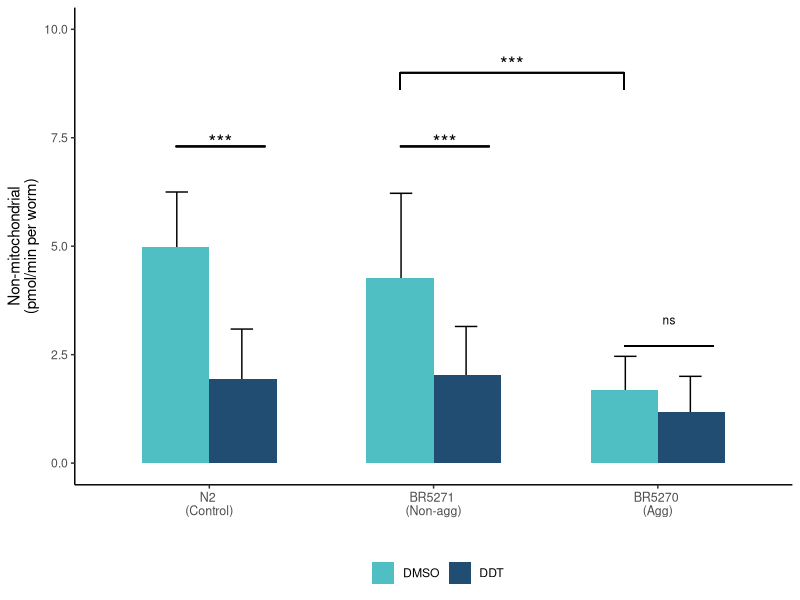
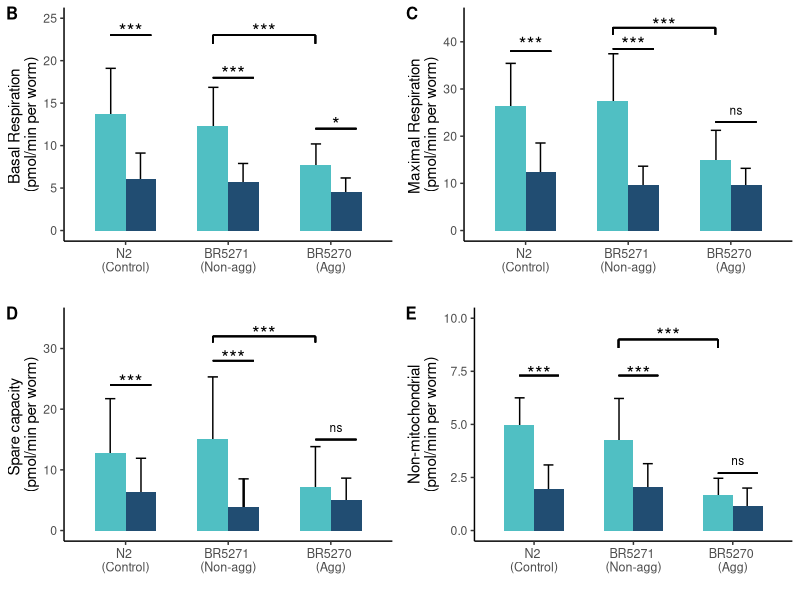
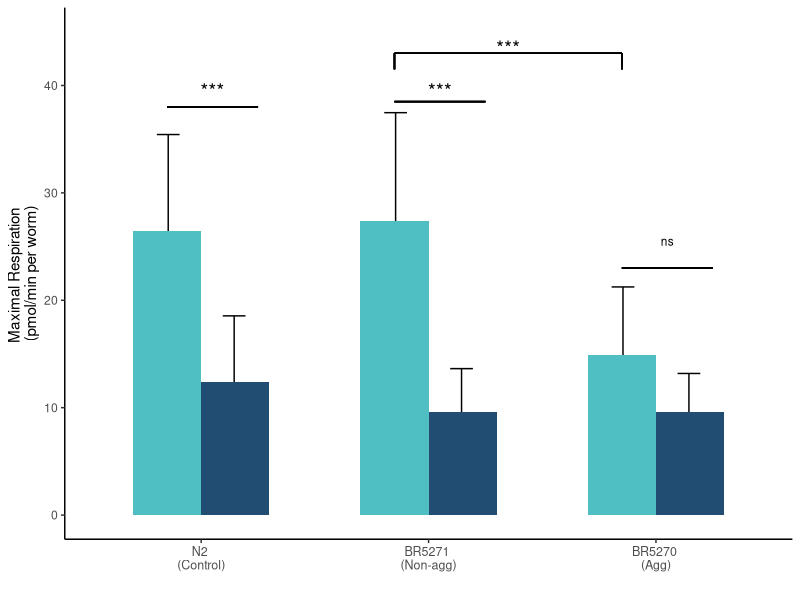
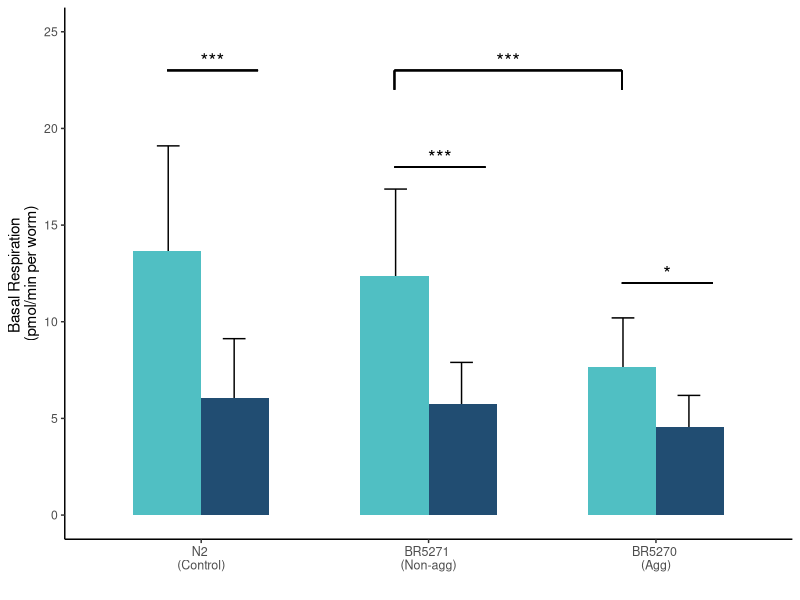
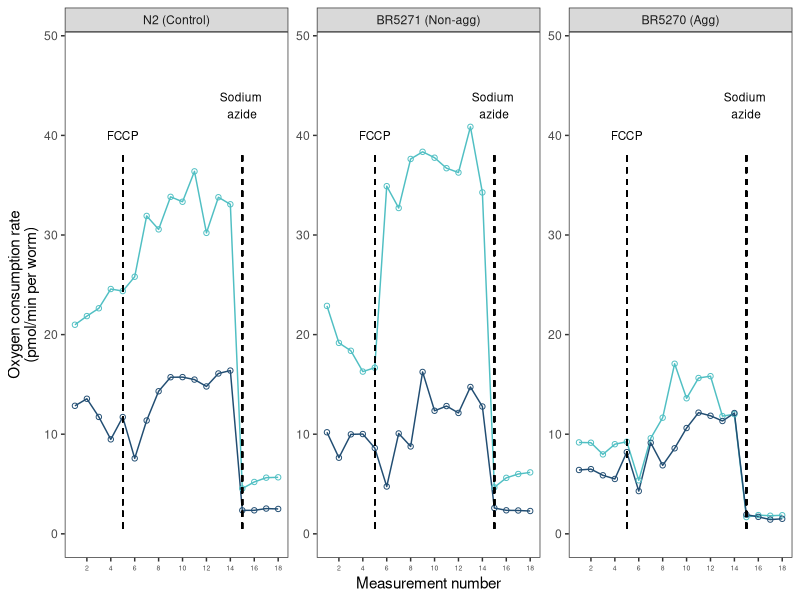
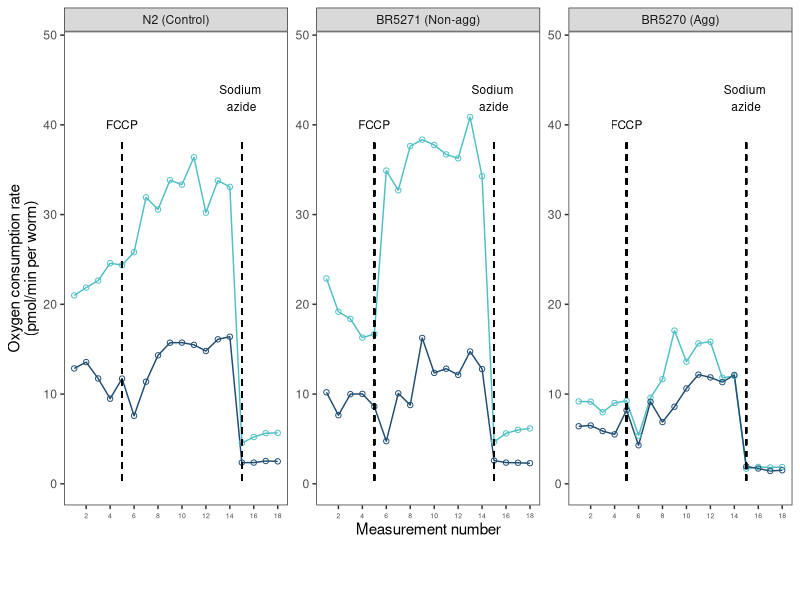
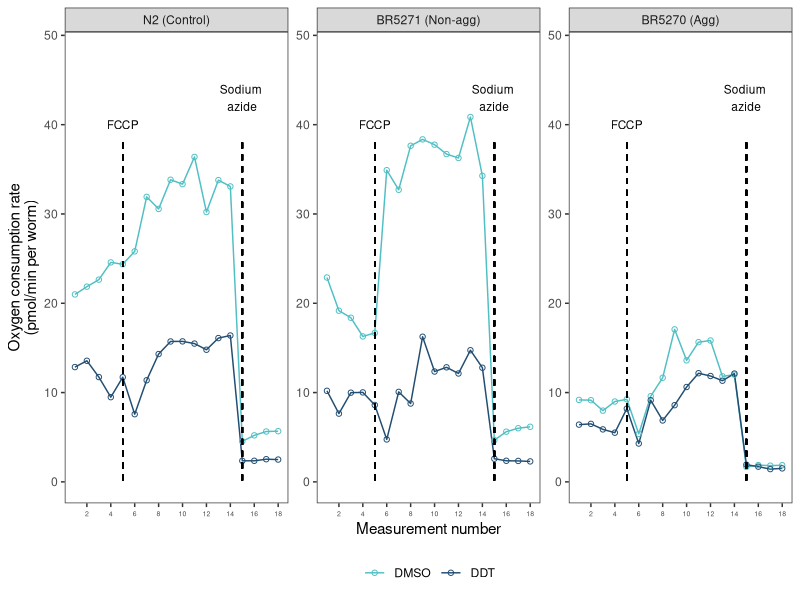
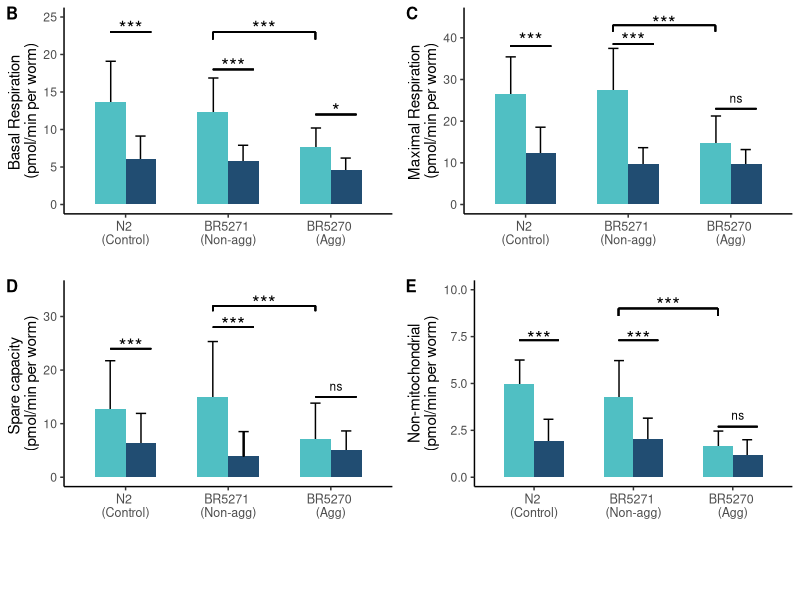

Source code (R) for these figures, in order:
#####################
# Analysis of mitochondrial function data across 5 different runs
#####################
# SETUP
library(tidyverse)
library(ggpubr)
library(cowplot)

# Call in cleaned data
resp <- read_tsv("mitochondrial_function/data/raw_data.txt") %>% 
    group_by(strain, treatment) %>% 
    summarise(mito.mean = mean(mito), mito.sd = sd(mito),
              max.mean = mean(max), max.sd = sd(max),
              azide.mean = mean(azide), azide.sd = sd(azide),
              spare.mean = mean(spare), spare.sd = sd(spare)) %>% 
    ungroup() %>% 
    mutate(gt = case_when(strain == "161" ~ "BR5270",
                          strain == "162" ~ "BR5271",
                          strain == "N2" ~ "N2")) 

resp$gt = factor(resp$gt, levels = c("N2","BR5271","BR5270"))

resp$treatment = factor(resp$treatment, levels = c("DMSO", "DDT"))

# Figures 
# Basal mitochondrial respiration    
mito <- resp %>% 
    ggplot(aes(x = gt, y = mito.mean, fill = treatment))  +
    geom_errorbar(aes(ymax = (mito.mean + mito.sd), ymin = (mito.mean - mito.sd)), position = position_dodge(width = 0.58), width = 0.2) +
    geom_bar(aes(fill = treatment), stat = "identity", position = "dodge", width = 0.6)  +
    scale_fill_manual(values = c( "#50BFC3", "#214D72")) +
    theme_classic() +
    theme(legend.position = "bottom", 
          axis.text.x = element_text(size = 9)) +
    ylab("Basal Respiration \n(pmol/min per worm)") +
    xlab("") +
    ylim(0, 25) +
    guides(fill = guide_legend("")) +
    theme(legend.position = "none") +
    geom_segment(aes(x=2.85, xend=3.25, y=12, yend=12)) +
    annotate("text", x = 3.05, y = 12.5, label = "*", size = 5) +
    geom_segment(aes(x=1.85, xend=2.25, y=18, yend=18)) +
    annotate("text", x = 2.05, y = 18.5, label = "***", size = 5) +
    geom_segment(aes(x=0.85, xend=1.25, y=23, yend=23)) +
    annotate("text", x = 1.05, y = 23.5, label = "***", size = 5) +
    geom_segment(aes(x=1.85, xend=2.85, y=23, yend=23)) +
    geom_segment(aes(x=1.85, xend=1.85, y = 22, yend= 23)) +
    geom_segment(aes(x=2.85, xend=2.85, y=22, yend=23)) +
    annotate("text", x = 2.35, y = 23.5, label = "***", size = 5) +
    scale_x_discrete(labels = c("N2 \n(Control)", "BR5271 \n(Non-agg)", "BR5270 \n(Agg)"))

# Maximal respiration
max <- resp %>% 
    ggplot(aes(x = gt, y = max.mean, fill = treatment))  +
    geom_errorbar(aes(ymax = (max.mean + max.sd), ymin = (max.mean - max.sd)), position = position_dodge(width = 0.58), width = 0.2) +
    geom_bar(aes(fill = treatment), stat = "identity", position = "dodge", width = 0.6)  +
    scale_fill_manual(values = c( "#50BFC3", "#214D72")) +
    theme_classic() +
    theme(legend.position = "bottom", 
          axis.text.x = element_text(size = 9)) +
    ylab("Maximal Respiration \n(pmol/min per worm)") +
    xlab("") +
    ylim(0, 45) +
    guides(fill = guide_legend("")) +
    theme(legend.position = "none") +
    geom_segment(aes(x=1.85, xend=2.25, y=38.5, yend=38.5)) +
    annotate("text", x = 2.05, y = 39.5, label = "***", size = 5) +
    geom_segment(aes(x=0.85, xend=1.25, y=38, yend=38)) +
    annotate("text", x = 1.05, y = 39.5, label = "***", size = 5) +
    geom_segment(aes(x=1.85, xend=2.85, y=43, yend=43)) +
    geom_segment(aes(x=1.85, xend=1.85, y = 41.5, yend = 43)) +
    geom_segment(aes(x=2.85, xend=2.85, y= 41.5, yend= 43)) +
    annotate("text", x = 2.35, y = 43.5, label = "***", size = 5) +
    geom_segment(aes(x=2.85, xend=3.25, y=23, yend=23)) +
    annotate("text", x = 3.05, y = 25.5, label = "ns", size = 3) +
    scale_x_discrete(labels = c("N2 \n(Control)", "BR5271 \n(Non-agg)", "BR5270 \n(Agg)"))

# Spare capacity
spare <- resp %>% 
    ggplot(aes(x = gt, y = spare.mean, fill = treatment))  +
    geom_errorbar(aes(ymax = (spare.mean + spare.sd), ymin = (spare.mean - spare.sd)), position = position_dodge(width = 0.6), width = 0.2) +
    geom_bar(aes(fill = treatment), stat = "identity", position = "dodge", width = 0.6)  +
    scale_fill_manual(values = c( "#50BFC3", "#214D72")) +
    theme_classic() +
    theme(legend.position = "bottom", 
          axis.text.x = element_text(size = 9)) +
    ylab("Spare capacity \n(pmol/min per worm)") +
    xlab("") +
    ylim(0, 35) +
    guides(fill = guide_legend("")) +
    theme(legend.position = "none") +
    geom_segment(aes(x=1.85, xend=2.25, y=28, yend=28)) +
    annotate("text", x = 2.05, y = 28.5, label = "***", size = 5) +
    geom_segment(aes(x=0.85, xend=1.25, y=24, yend=24)) +
    annotate("text", x = 1.05, y = 24.5, label = "***", size = 5) +
    geom_segment(aes(x=1.85, xend=2.85, y=32, yend=32)) +
    geom_segment(aes(x=1.85, xend=1.85, y = 31, yend=32)) +
    geom_segment(aes(x=2.85, xend=2.85, y=31, yend=32)) +
    annotate("text", x = 2.35, y = 32.5, label = "***", size = 5) +
    geom_segment(aes(x=2.85, xend=3.25, y=15, yend=15)) +
    annotate("text", x = 3.05, y = 17, label = "ns", size = 3) +
    geom_segment(aes(x=2.15, xend=2.15, y=3.883473, yend=3.883473+4.630356)) +
    scale_x_discrete(labels = c("N2 \n(Control)", "BR5271 \n(Non-agg)", "BR5270 \n(Agg)")) 

# Non-mitochondrial respiration
azide <- resp %>% 
    ggplot(aes(x = gt, y = azide.mean, fill = treatment))  +
    geom_errorbar(aes(ymax = (azide.mean + azide.sd), ymin = (azide.mean - azide.sd)), position = position_dodge(width = 0.58), width = 0.2) +
    geom_bar(aes(fill = treatment), stat = "identity", position = "dodge", width = 0.6)  +
    scale_fill_manual(values = c( "#50BFC3", "#214D72")) +
    theme_classic() +
    theme(legend.position = "bottom", 
          axis.text.x = element_text(size = 9)) +
    ylab("Non-mitochondrial\n(pmol/min per worm)") +
    xlab("") +
    ylim(0, 10) +
    guides(fill = guide_legend("")) +
    theme(legend.position = "bottom") +
    geom_segment(aes(x=1.85, xend=2.25, y=7.3, yend=7.3)) +
    annotate("text", x = 2.05, y = 7.4, label = "***", size = 5) +
    geom_segment(aes(x=0.85, xend=1.25, y=7.3, yend=7.3)) +
    annotate("text", x = 1.05, y = 7.4, label = "***", size = 5) +
    geom_segment(aes(x=1.85, xend=2.85, y=9, yend=9)) +
    geom_segment(aes(x=1.85, xend=1.85, y = 8.6, yend=9)) +
    geom_segment(aes(x=2.85, xend=2.85, y = 8.6, yend = 9)) +
    annotate("text", x = 2.35, y = 9.2, label = "***", size = 5) +
    geom_segment(aes(x=2.85, xend=3.25, y=2.7, yend=2.7)) +
    annotate("text", x = 3.05, y = 3.3, label = "ns", size = 3) +
    scale_x_discrete(labels = c("N2 \n(Control)", "BR5271 \n(Non-agg)", "BR5270 \n(Agg)")) 


##### Stats using all wells
all <- read_tsv("mitochondrial_function/data/raw_data.txt")

fit.max.all <- aov(max ~ group + factor(run), data = all)
anova(fit.max.all)
TukeyHSD(fit.max.all, "group")


fit.mito.all <- aov(mito ~ group + factor(run), data = all)
anova(fit.mito.all)
TukeyHSD(fit.mito.all, "group")


fit.azide.all <- aov(azide ~ group + factor(run), data = all)
anova(fit.azide.all)
TukeyHSD(fit.azide.all, "group")


fit.spare.all <- aov(spare ~ group + factor(run), data = all)
anova(fit.spare.all)
TukeyHSD(fit.spare.all, "group")

# Figure of respresentative OCR profile
#Read  in  the ocr file

ocr_raw <- read.table("mitochondrial_function/data/seahorse_08062020_ocr.txt",  header = T,  sep = "\t")

#Extract the wells of interest
wells <- c("B", "C", "D", "E", "F", "G")

ocr <- ocr_raw[grep(paste(wells, collapse="|"), ocr_raw$Well),]

# Worm count
worms <- c(13, 20, 8, 17, 24, 24, 21, 19, 12, 12, 28, 19,
           8, 5, 10, 8, 10, 12, 20, 33, 22, 28, 29, 30,
           15, 11, 5, 12, 12, 4, 13, 27, 21, 21, 32, 6,
           12, 14,13, 10, 6, 22, 35, 13, 19, 7, 5, 4, 
           6, 2, 6, 8, 10, 8, 15, 16, 14, 17, 13, 11,
           17, 11, 11, 9, 7, 4, 14, 22, 15, 10,12, 6)

# extract well ids to create dataframe with worm number data
well_id <- ocr$Well[grep(paste(wells, collapse="|"), ocr$Well)]

wells_worms <- cbind.data.frame(as.character(well_id), (worms))

names(wells_worms) <- c("Well", "no.worms")

ocr_worms <- ocr %>% 
    left_join(wells_worms, by ="Well") %>% 
    select(Measurement, OCR, Group, no.worms, Well) %>%
    mutate(ocr.p.worm = OCR/no.worms) %>%
    filter(no.worms >= 3 & no.worms <=31 ) 

ocr_worms_plot <- ocr_worms %>% 
    group_by(Group, Measurement)%>%
    summarize(mean.ocr.p.worm = mean(ocr.p.worm),  sd.ocr.p.worm = sd(ocr.p.worm),
              count = n()) %>%
    ungroup() %>%
    group_by() %>%
    mutate(group.plot = case_when(Group == "161 Control" ~ "BR5270 DMSO",
                                  Group == "WT Control" ~ "N2 DMSO",
                                  Group == "WT DDT" ~ "N2 DDT",
                                  Group == "mev-1 Control" ~ "mev-1 DMSO",
                                  Group == "161 DDT" ~ "BR5270 DDT",
                                  Group == "mev-1 DDT" ~ "mev-1 DDT",
                                  Group == "162 DDT" ~ "BR5271 DDT",
                                  Group == "162 Control" ~ "BR5271 DMSO")) %>%
    mutate(group.plot = fct_reorder(group.plot, mean.ocr.p.worm, .desc = T)) %>% 
    mutate(treatment = case_when(grepl("DMSO", group.plot) ~ "DMSO",
                                 grepl("DDT", group.plot) ~ "DDT")) %>% 
    mutate(strain = unlist(lapply(str_split(.$group.plot, " "), function(x) x[1])))  %>% 
    filter(strain != "mev-1")

ocr_control_plot <- ocr_worms_plot %>% 
    filter(treatment == "DMSO")

ocr_worms_plot$strain = factor(ocr_worms_plot$strain,  levels  = c("N2", "BR5271", "BR5270"))

ocr_worms_plot$treatment = factor(ocr_worms_plot$treatment,  levels  = c("DMSO", "DDT"))

strain.labs = c("N2 (Control)", "BR5271 (Non-agg)", "BR5270 (Agg)")
names(strain.labs) <- c("N2", "BR5271", "BR5270")

profile <- ggplot(data = ocr_worms_plot, mapping = aes(x = Measurement, y = mean.ocr.p.worm)) + 
    geom_line(aes(color = treatment))+
    #geom_errorbar(aes(ymin = mean.ocr.p.worm - sd.ocr.p.worm, ymax = mean.ocr.p.worm + sd.ocr.p.worm, color = group.plot), 
    # width = 0.2, alpha = 0.45) +
    geom_point(aes(color = treatment), shape = 1) +
    ylim(0, 48) +
    labs(
        x = "Measurement number",
        y = "Oxygen consumption rate\n(pmol/min per worm)"
    ) +
    scale_linetype_manual(values = c(2,1)) +
    scale_color_manual(values = c("#50BFC3", "#214D72")) +
    annotate("text",x = 5, y = 40, label = "FCCP", size = 3) +
    annotate("text", x = 15, y = 43, label = "Sodium \nazide", size = 3)+
    geom_segment(aes(x=5, xend=5, y=38, yend=0), color = "black", linetype = "dashed")+
    geom_segment(aes(x=15, xend=15, y=38, yend=0), color = "black", linetype = "dashed") +
    scale_x_continuous(breaks = seq(0,18,by=2)) +
    facet_wrap(~strain, nrow = 1, ncol = 3, scales = "free", labeller = labeller(strain = strain.labs)) +
    theme_bw() +
    theme(panel.grid = element_blank()) +
    theme(legend.position = "bottom") +
    theme(legend.title = element_blank(), axis.text.x = element_text(size = 5)) 

# Use cowplot to create a grid of figures for publication

legend_b <- get_legend(
    azide +
        guides(color = guide_legend(nrow = 1)) +
        theme(legend.position = "bottom")
)

legend_p <- get_legend(
    profile +
        guides(color = guide_legend(nrow = 1)) +
        theme(legend.position = "bottom")
)

bottom_row <- plot_grid(mito, max, spare, azide + theme(legend.position="none"), labels = c('B', 'C', "D", "E"), label_size = 12)
row_legend <- plot_grid(bottom_row, legend_b, ncol = 1, rel_heights = c(1, .1))

prof <- profile + theme(legend.position="none")
prof_legend <- plot_grid(prof, legend_p,  ncol = 1, rel_heights = c(1, .1))

seahorse <- plot_grid(prof_legend, row_legend, nrow = 2, rel_heights = c(1.5,3), labels = c("A", ""), label_size = 12)

# To save plot as a pdf
#pdf("mitochondrial_function/figures/ocr_bars.pdf", width = 7.5, height = 10)
#plot_grid(prof_legend, row_legend, nrow = 2, rel_heights = c(1.5,3), labels = c("A", ""), label_size = 12)
#dev.off()
